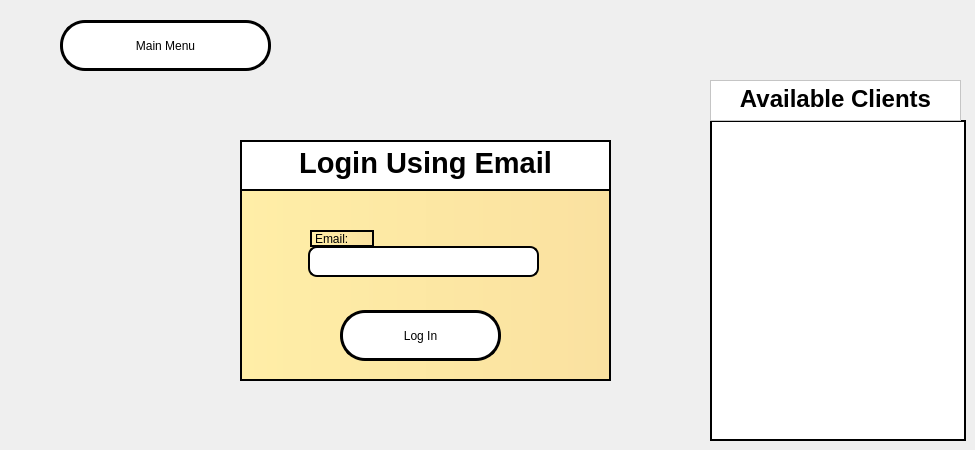
    <widget class="QWidget" name="LoginPage">
     <widget class="QGroupBox" name="LoginBox">
      <property name="geometry">
       <rect>
        <x>240</x>
        <y>140</y>
        <width>371</width>
        <height>241</height>
       </rect>
      </property>
      <property name="styleSheet">
       <string notr="true">background: qlineargradient( x1:0 y1:0, x2:1 y2:0, stop:0 #ffeea7, stop:1 #fae1a0);


border:2px solid black;</string>
      </property>
      <property name="title">
       <string/>
      </property>
      <widget class="QTextBrowser" name="textBrowser">
       <property name="geometry">
        <rect>
         <x>0</x>
         <y>0</y>
         <width>371</width>
         <height>51</height>
        </rect>
       </property>
       <property name="styleSheet">
        <string notr="true">background:white;
</string>
       </property>
       <property name="html">
        <string>&lt;!DOCTYPE HTML PUBLIC &quot;-//W3C//DTD HTML 4.0//EN&quot; &quot;http://www.w3.org/TR/REC-html40/strict.dtd&quot;&gt;
&lt;html&gt;&lt;head&gt;&lt;meta name=&quot;qrichtext&quot; content=&quot;1&quot; /&gt;&lt;style type=&quot;text/css&quot;&gt;
p, li { white-space: pre-wrap; }
&lt;/style&gt;&lt;/head&gt;&lt;body style=&quot; font-family:'Sans'; font-size:10pt; font-weight:400; font-style:normal;&quot;&gt;
&lt;p align=&quot;center&quot; style=&quot; margin-top:0px; margin-bottom:0px; margin-left:0px; margin-right:0px; -qt-block-indent:0; text-indent:0px;&quot;&gt;&lt;span style=&quot; font-size:22pt; font-weight:600;&quot;&gt;Login Using Email&lt;/span&gt;&lt;/p&gt;&lt;/body&gt;&lt;/html&gt;</string>
       </property>
      </widget>
      <widget class="QLineEdit" name="userLoginEmail">
       <property name="geometry">
        <rect>
         <x>68</x>
         <y>106</y>
         <width>231</width>
         <height>31</height>
        </rect>
       </property>
       <property name="styleSheet">
        <string notr="true">border-radius:9px;
background:white;</string>
       </property>
      </widget>
      <widget class="QPushButton" name="loginBtn">
       <property name="geometry">
        <rect>
         <x>100</x>
         <y>170</y>
         <width>161</width>
         <height>51</height>
        </rect>
       </property>
       <property name="cursor">
        <cursorShape>PointingHandCursor</cursorShape>
       </property>
       <property name="styleSheet">
        <string notr="true">#loginBtn{

border: 3px solid black;
background:white;
border-radius: 25px;
}

#loginBtn:hover{

	background:  qlineargradient( x1:0 y1:0, x2:1 y2:0, stop:0 #ffeaa7, stop:1 #fab1a0);
	color:#555;
}






</string>
       </property>
       <property name="text">
        <string>Log In</string>
       </property>
      </widget>
      <widget class="QLabel" name="label_24">
       <property name="geometry">
        <rect>
         <x>70</x>
         <y>90</y>
         <width>64</width>
         <height>17</height>
        </rect>
       </property>
       <property name="text">
        <string>Email:</string>
       </property>
      </widget>
     </widget>
     <widget class="QListWidget" name="avaliableClients">
      <property name="geometry">
       <rect>
        <x>710</x>
        <y>120</y>
        <width>256</width>
        <height>321</height>
       </rect>
      </property>
      <property name="styleSheet">
       <string notr="true">border-radius:0px;
background:white;
border: 2px solid black;</string>
      </property>
     </widget>
     <widget class="QTextBrowser" name="textBrowser_2">
      <property name="geometry">
       <rect>
        <x>710</x>
        <y>80</y>
        <width>251</width>
        <height>41</height>
       </rect>
      </property>
      <property name="styleSheet">
       <string notr="true">background:white;</string>
      </property>
      <property name="html">
       <string>&lt;!DOCTYPE HTML PUBLIC &quot;-//W3C//DTD HTML 4.0//EN&quot; &quot;http://www.w3.org/TR/REC-html40/strict.dtd&quot;&gt;
&lt;html&gt;&lt;head&gt;&lt;meta name=&quot;qrichtext&quot; content=&quot;1&quot; /&gt;&lt;style type=&quot;text/css&quot;&gt;
p, li { white-space: pre-wrap; }
&lt;/style&gt;&lt;/head&gt;&lt;body style=&quot; font-family:'Sans'; font-size:10pt; font-weight:400; font-style:normal;&quot;&gt;
&lt;p align=&quot;center&quot; style=&quot; margin-top:0px; margin-bottom:0px; margin-left:0px; margin-right:0px; -qt-block-indent:0; text-indent:0px;&quot;&gt;&lt;span style=&quot; font-size:18pt; font-weight:600;&quot;&gt;Available Clients&lt;/span&gt;&lt;/p&gt;&lt;/body&gt;&lt;/html&gt;</string>
      </property>
     </widget>
     <widget class="QPushButton" name="mainMenuBtnFromLogin">
      <property name="geometry">
       <rect>
        <x>60</x>
        <y>20</y>
        <width>211</width>
        <height>51</height>
       </rect>
      </property>
      <property name="cursor">
       <cursorShape>PointingHandCursor</cursorShape>
      </property>
      <property name="styleSheet">
       <string notr="true">#mainMenuBtnFromLogin{

border: 3px solid black;
background:white;
border-radius: 25px;
}

#mainMenuBtnFromLogin:hover{

	background:  qlineargradient( x1:0 y1:0, x2:1 y2:0, stop:0 #ffeaa7, stop:1 #fab1a0);
	color:#555;
}






</string>
      </property>
      <property name="text">
       <string>Main Menu</string>
      </property>
     </widget>
    </widget>
